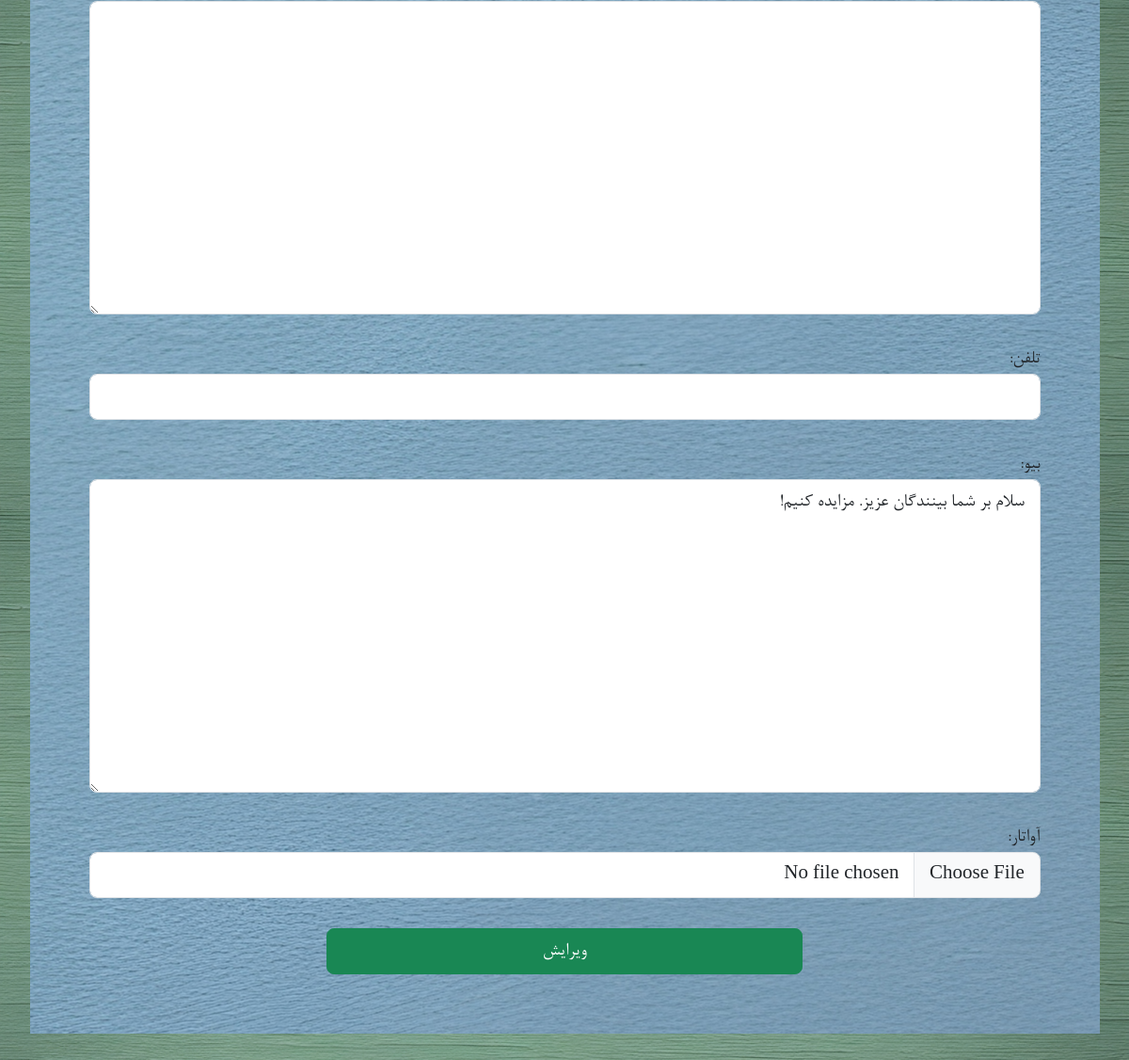
Page /update-user (signed in, lower part) on the earlier database version.
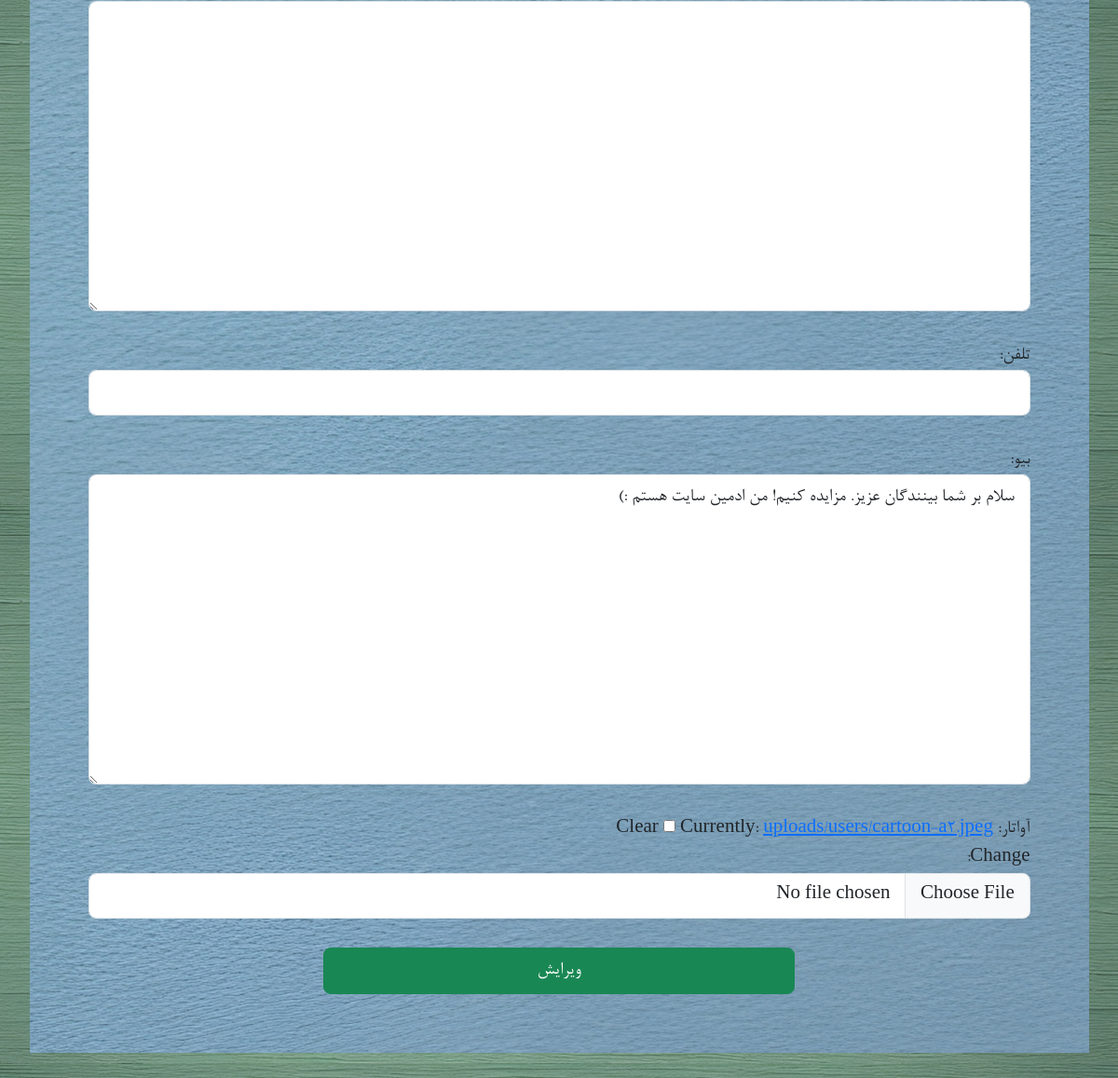
Same page on the later database version.
### base/models.py (models this page shows)
class User(AbstractUser):
    name = models.CharField(max_length=200, null=True, blank=True)
    address = models.TextField(null=True, blank=True)
    email = models.EmailField(unique=True, null=True, blank=True)
    phone = models.CharField(max_length=14, null=True, blank=True)
    bids_number = models.IntegerField(default=0)
    bio = models.TextField(null=True, blank=True)
    avatar = models.ImageField(upload_to="uploads/users/", null=True, blank=True)
    bids_to_add = models.IntegerField(default=0)
    groups = models.ManyToManyField(
        'auth.Group', related_name='custom_user_set', blank=True
    )
    user_permissions = models.ManyToManyField(
        'auth.Permission', related_name='custom_user_set', blank=True
    )

### base/views.py (the view)
# urls.py: path('update-user', views.updateUser, name="update-user"),
@login_required(login_url='login')
def updateUser(request):
    user = request.user
    form = UserUpdateForm(instance=user)
    if request.method == 'POST':
        form = UserUpdateForm(request.POST, request.FILES, instance=user)
        if form.is_valid():
            form.save()
            return redirect('user-profile', pk=user.id)
    return render(request, 'base/update_user.html', {'form': form})

### base/forms.py
class UserUpdateForm(ModelForm):
    class Meta:
        model = User
        fields = USER_UPDATE_FIELDS
    def __init__(self, *args, **kwargs):
        super().__init__(*args, **kwargs)
        self.fields['username'].help_text = 'حروف، اعداد و یا @/./+/-/_'
        for field in USER_UPDATE_FIELDS:
            self.fields[field].label = FIELD_LABELS[field]
            self.fields[field].widget.attrs['class'] = 'form-control custom-class'

### base/templates/base/update_user.html (shortened to what this page needs)
{% extends "main.html" %}
{% block content %}
<div class="container my-4 py-4 profile_list">
    <form method="post" action="" enctype="multipart/form-data">
        {% for field in form %}
            <div class="form-group text-right">
                {{ field.label_tag }}
                {{ field }}
            </div>
            <br />
        {% endfor %}
        <div class="w-100 text-center">
            <button class="btn btn-success w-50 mb-4" type="submit">ویرایش</button>
        </div>
    </form>
</div>
{% endblock content %}

Differences in the rows shown:
changed User: bio "سلام بر شما بینندگان عزیز. مزایده کنیم!" → "سلام بر شما بینندگان عزیز. مزایده کنیم! من ادمین سایت هستم :)"
Other differences:
new list line: "Currently: uploads/users/cartoon-a2.jpeg Clear Change: ☐"
